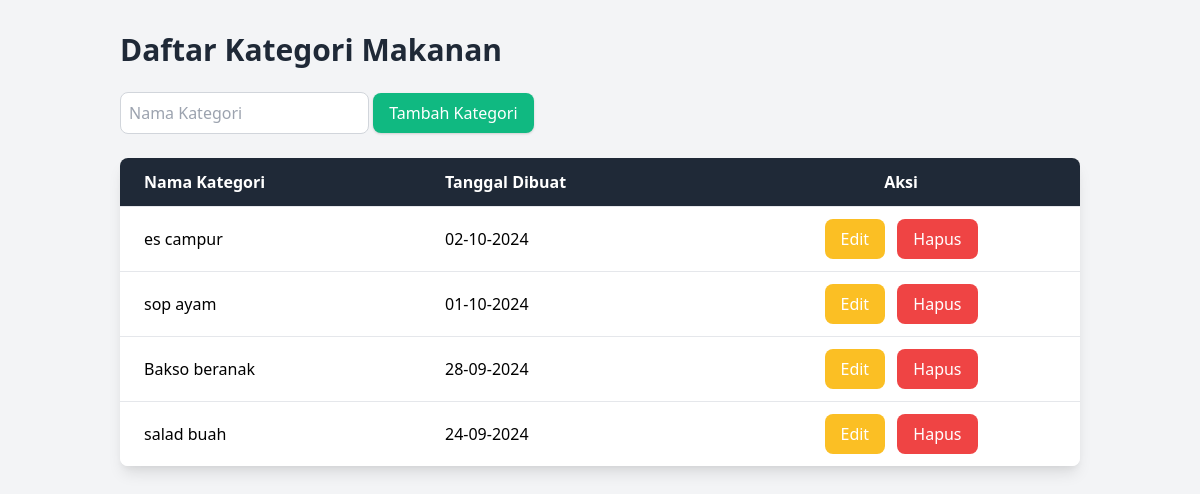
The app's page /masterdata/category/category.php with its own data.
### tables this page shows
CREATE TABLE `categories1` (
  `id` int(11) NOT NULL,
  `name` varchar(255) NOT NULL,
  `created_at` timestamp NOT NULL DEFAULT current_timestamp() ON UPDATE current_timestamp()
);

### masterdata/category/category.php (the view, shortened to what this page needs)
<?php
require_once('koneksi.php');
$result = $conn->query("SELECT * FROM categories1 ORDER BY created_at DESC");
?>
<!DOCTYPE html>
<html lang="en">
<head>
    <link href="https://unpkg.com/tailwindcss@2.2.19/dist/tailwind.min.css" rel="stylesheet">
</head>
<body class="bg-gray-100">
    <div class="container mx-auto p-8">
        <header class="mb-6">
            <h2 class="text-3xl font-semibold text-gray-800">Daftar Kategori Makanan</h2>
            <br>
            <form action="" method="POST" class="mb-6">
                <input type="text" name="name" placeholder="Nama Kategori" required class="p-2 border border-gray-300 rounded-lg focus:outline-none focus:ring-2 focus:ring-green-400">
                <button type="submit" name="create" class="bg-green-500 text-white px-4 py-2 rounded-lg shadow hover:bg-green-600 transition">Tambah Kategori</button>
            </form>
        </header>
        <div class="bg-white shadow-lg rounded-lg overflow-x-auto">
            <table class="min-w-full divide-y divide-gray-200">
                <thead class="bg-gray-800 text-white">
                    <tr>
                        <th class="py-3 px-6 text-left">Nama Kategori</th>
                        <th class="py-3 px-6 text-left">Tanggal Dibuat</th>
                        <th class="py-3 px-6 text-center">Aksi</th>
                    </tr>
                </thead>
                <tbody class="bg-white divide-y divide-gray-200">
                    <?php while ($row = $result->fetch_assoc()): ?>
                        <tr>
                            <td class="py-3 px-6"><?php echo htmlspecialchars($row['name']); ?></td>
                            <td class="py-3 px-6"><?php echo htmlspecialchars(date('d-m-Y', strtotime($row['created_at']))); ?></td>
                            <td class="py-3 px-6 text-center space-x-2">
                                <button class="bg-yellow-400 hover:bg-yellow-500 text-white px-4 py-2 rounded-lg"
                                    onclick="document.getElementById('edit-<?php echo $row['id']; ?>').classList.toggle('hidden')">Edit</button>
                                <form action="" method="POST" style="display:inline">
                                    <button type="submit" name="delete" class="bg-red-500 hover:bg-red-600 text-white px-4 py-2 rounded-lg" onclick="return confirm('Apakah Anda yakin ingin menghapus kategori ini?')">Hapus</button>
                                </form>
                            </td>
                        </tr>
                    <?php endwhile; ?>
                </tbody>
            </table>
        </div>
    </div>
</body>
</html>

### records on screen
categories1: name "es campur", created_at "02-10-2024"
categories1: name "sop ayam", created_at "01-10-2024"
categories1: name "Bakso beranak", created_at "28-09-2024"
categories1: name "salad buah", created_at "24-09-2024"
